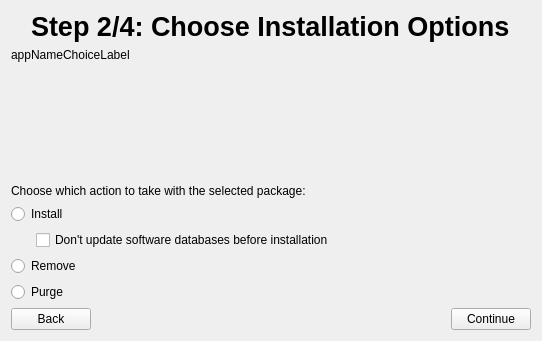
<?xml version="1.0" encoding="UTF-8"?>
<ui version="4.0">
 <class>ChooseInstallationPage</class>
 <widget class="QWidget" name="ChooseInstallationPage">
  <property name="geometry">
   <rect>
    <x>0</x>
    <y>0</y>
    <width>542</width>
    <height>341</height>
   </rect>
  </property>
  <property name="windowTitle">
   <string>Form</string>
  </property>
  <layout class="QVBoxLayout" name="pageLayout">
   <item>
    <layout class="QHBoxLayout" name="horizontalLayout">
     <item>
      <spacer name="horizontalSpacer">
       <property name="orientation">
        <enum>Qt::Horizontal</enum>
       </property>
       <property name="sizeHint" stdset="0">
        <size>
         <width>40</width>
         <height>20</height>
        </size>
       </property>
      </spacer>
     </item>
     <item>
      <widget class="QLabel" name="label">
       <property name="text">
        <string>&lt;span style=&quot; font-size:20pt; font-weight:600;&quot;&gt;Step 2/4: Choose Installation Options&lt;/span&gt;</string>
       </property>
      </widget>
     </item>
     <item>
      <spacer name="horizontalSpacer_2">
       <property name="orientation">
        <enum>Qt::Horizontal</enum>
       </property>
       <property name="sizeHint" stdset="0">
        <size>
         <width>40</width>
         <height>20</height>
        </size>
       </property>
      </spacer>
     </item>
    </layout>
   </item>
   <item>
    <widget class="QLabel" name="appNameChoiceLabel">
     <property name="text">
      <string>appNameChoiceLabel</string>
     </property>
    </widget>
   </item>
   <item>
    <widget class="QWidget" name="packageChooserWidget" native="true">
     <property name="sizePolicy">
      <sizepolicy hsizetype="Preferred" vsizetype="Expanding">
       <horstretch>0</horstretch>
       <verstretch>0</verstretch>
      </sizepolicy>
     </property>
     <property name="minimumSize">
      <size>
       <width>0</width>
       <height>0</height>
      </size>
     </property>
    </widget>
   </item>
   <item>
    <widget class="QLabel" name="label_3">
     <property name="text">
      <string>Choose which action to take with the selected package:</string>
     </property>
    </widget>
   </item>
   <item>
    <widget class="QRadioButton" name="installRadioButton">
     <property name="text">
      <string>Install</string>
     </property>
    </widget>
   </item>
   <item>
    <layout class="QHBoxLayout" name="horizontalLayout_3">
     <item>
      <spacer name="horizontalSpacer_4">
       <property name="orientation">
        <enum>Qt::Horizontal</enum>
       </property>
       <property name="sizeType">
        <enum>QSizePolicy::Fixed</enum>
       </property>
       <property name="sizeHint" stdset="0">
        <size>
         <width>25</width>
         <height>0</height>
        </size>
       </property>
      </spacer>
     </item>
     <item>
      <widget class="QCheckBox" name="noUpdateCheckbox">
       <property name="text">
        <string>Don't update software databases before installation</string>
       </property>
      </widget>
     </item>
    </layout>
   </item>
   <item>
    <widget class="QRadioButton" name="removeRadioButton">
     <property name="text">
      <string>Remove</string>
     </property>
    </widget>
   </item>
   <item>
    <widget class="QRadioButton" name="purgeRadioButton">
     <property name="text">
      <string>Purge</string>
     </property>
    </widget>
   </item>
   <item>
    <layout class="QHBoxLayout" name="horizontalLayout_2">
     <item>
      <widget class="QPushButton" name="backButton">
       <property name="text">
        <string>Back</string>
       </property>
       <property name="icon">
        <iconset theme="go-previous"/>
       </property>
      </widget>
     </item>
     <item>
      <spacer name="horizontalSpacer_3">
       <property name="orientation">
        <enum>Qt::Horizontal</enum>
       </property>
       <property name="sizeHint" stdset="0">
        <size>
         <width>40</width>
         <height>20</height>
        </size>
       </property>
      </spacer>
     </item>
     <item>
      <widget class="QPushButton" name="continueButton">
       <property name="text">
        <string>Continue</string>
       </property>
       <property name="icon">
        <iconset theme="go-next"/>
       </property>
      </widget>
     </item>
    </layout>
   </item>
  </layout>
 </widget>
 <resources/>
 <connections/>
</ui>
